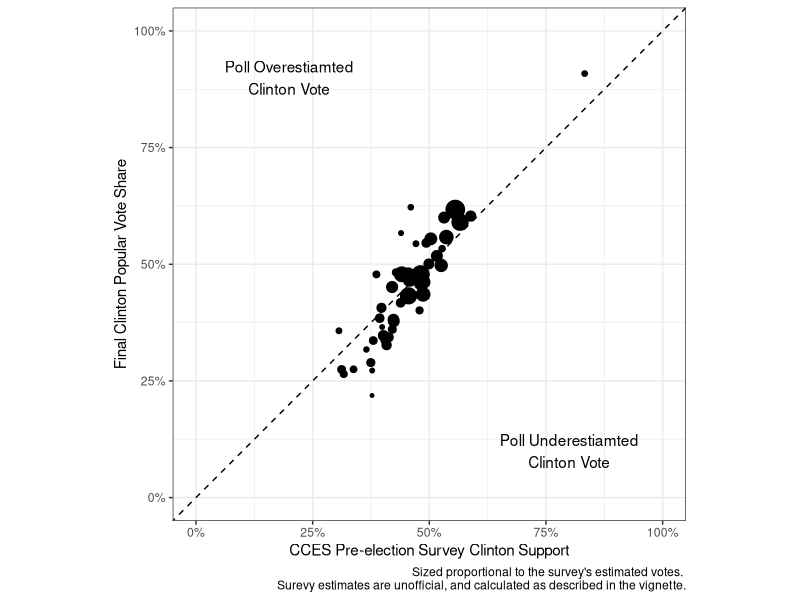
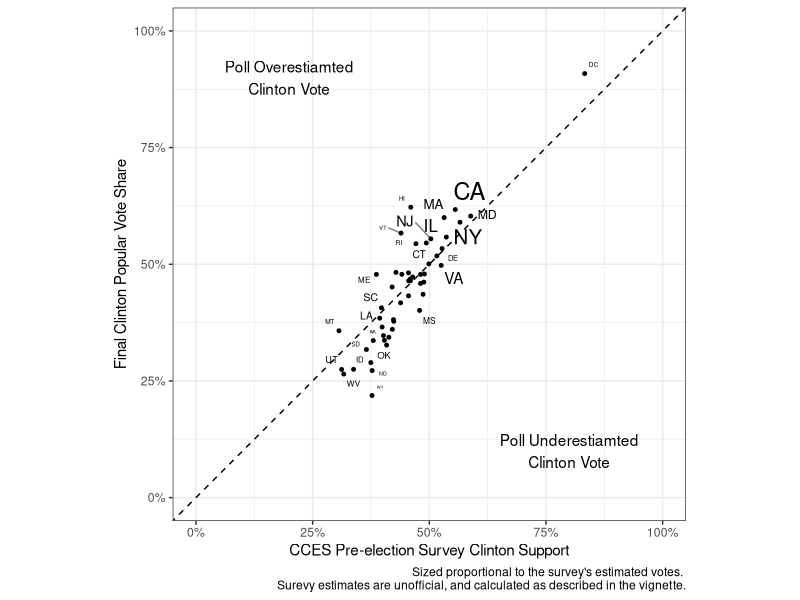

These charts were generated, in order, by the following R code: (Note: this script raises an error after producing the figures.)
## ---- chunk 1
knitr::opts_chunk$set(echo = TRUE)
library(readr)
## ---- chunk 2
read_csv("data/output/pres16_state.csv")
## ---- chunk 3
library(ggplot2)
library(ggrepel)
library(scales)
library(readr)

df <- read_csv("data/output/pres16_state.csv")

gg0 <- ggplot(df, aes(x = cces_pct_hrc_voters, y = pct_hrc_voters, size = cces_n_voters)) +
  geom_abline(slope = 1, intercept = 0, linetype = "dashed") +
  scale_x_continuous(limits = c(0, 1), label = percent) +
  scale_y_continuous(limits = c(0, 1), label = percent) +
  guides(size = FALSE) +
  coord_equal() +
  theme_bw() +
  annotate("text", x = 0.8, y = 0.1, label = "Poll Underestiamted\nClinton Vote") +
  annotate("text", x = 0.2, y = 0.9, label = "Poll Overestiamted\nClinton Vote") +
  labs(x = "CCES Pre-election Survey Clinton Support",
       y = "Final Clinton Popular Vote Share",
       caption = "Sized proportional to the survey's estimated votes. \nSurevy estimates are unofficial, and calculated as described in the vignette.")
## ---- chunk 4
gg0 + geom_point()
## ---- chunk 5
gg0 + geom_point(size = 1) +  geom_text_repel(aes(label = st), segment.alpha = 0.5)
## ---- chunk 6
ggplot(df, aes(x = rho_voter)) + geom_histogram() + theme_bw()
## ---- chunk 7
ggplot(df, aes(x = rho_vep)) + geom_histogram() + theme_bw()
## ---- chunk 8
gg_rho_voter <-  ggplot(df, aes(x = log(tot_votes), y = log(abs(rho_voter)), label = st)) +
  theme_bw() +
  geom_point() +
  geom_smooth(method = "lm", se = FALSE, color = "gray") +
  geom_text_repel()
gg_rho_voter
## ---- chunk 9
summary(lm(log(abs(rho_voter)) ~ log(tot_votes), df))
## ---- chunk 10
gg_rho_voter + aes(x = log(vep), y = log(abs(rho_vep)))
## ---- chunk 11
summary(lm(log(abs(rho_vep)) ~ log(vep), df))
